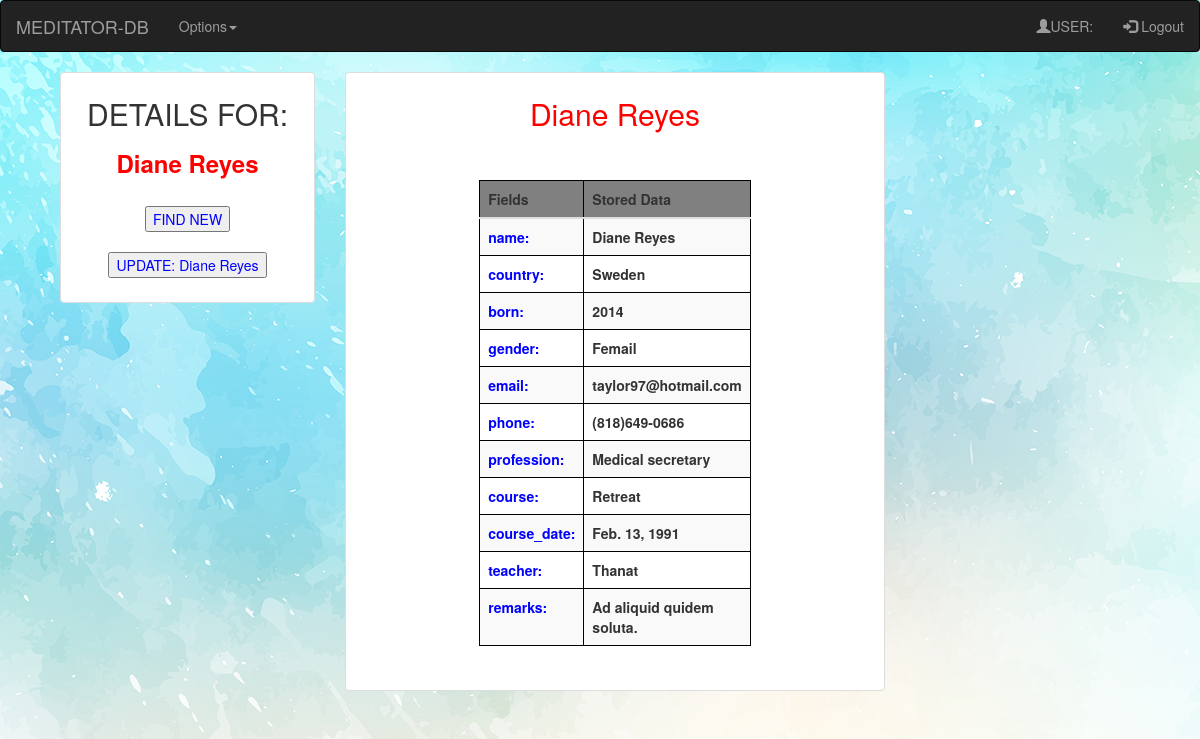
/db_app/9/, run on the app's committed database.
### db_app/models.py (models this page shows, shortened)
class Meditator(models.Model):
    name = models.CharField(max_length=264)
    country = models.CharField(max_length=120)
    born = models.CharField(max_length=20)
    gender = models.CharField(max_length=10, null=True)
    email = models.EmailField(max_length=60, unique=True)
    phone = models.CharField(max_length=60)
    profession = models.CharField(max_length=60)
    course = models.CharField(max_length=60)
    course_date = models.DateField()
    teacher = models.CharField(max_length=60)
    remarks = models.TextField(max_length=1000, blank=True)

### db_app/views.py (the view)
# urls.py: url(r'^(?P<meditator_id>[0-9]+)/$', views.detail, name='detail'),
def detail(request, meditator_id):
    print("This is request for id", request, meditator_id)
    meditator = get_object_or_404(Meditator, id=meditator_id)
    fields = [f.name for f in Meditator._meta.get_fields()]
    usern = request.user.username
    return render(request, 'db_app/detail.html', {'meditator': meditator, 'fields':fields, 'username':usern})

### templates/db_app/detail.html (shortened to what this page needs)
{% extends "db_app/baseDBapp.html" %}
{% load staticfiles %}
 {% block body_block %}
<div class="container" align="center">
	 <div class="col-xs-18 col-sm-6 col-md-3">
             <div class="thumbnail">
    <h2>DETAILS FOR:</h2>
    <h3 style="color:red"><strong>{{ meditator.name }}</strong></h3>
<br>
<form action="{% url 'db_app:find_meditator' %}" method="GET">
<input type="submit" style="color:blue" value="FIND NEW"><br>
</form>
<br>
<form action="#" method="GET">
<input type="submit" style="color:blue" value="UPDATE: {{meditator.name}}"><br>
</form>
  <br>
		</div>
	 </div>
<div class="col-xs-18 col-sm-6 col-md-6 col-lg-6">
             <div class="thumbnail">
				 <h2 style="color:red" >{{ meditator.name }}</h2>
				 <br><br>
 <table class="table table-striped" cellspacing="0" width="100%">
	 <thead style="background-color:grey">
    <tr>
      <th>Fields</th>
      <th>Stored Data</th>
    </tr>
  </thead>
  <tbody>
		<tr>
		<th style="color:blue">{{fields.1}}:</th>
		<th>{{ meditator.name }}</th>
		</tr>
        <tr>
		<th style="color:blue">{{fields.2}}:</th>
		<th>{{meditator.country}}</th>
		</tr>
        <th style="color:blue">{{fields.3}}:</th>
		<th>{{meditator.born}}</th>
        <tr>
		<th style="color:blue">{{fields.4}}:</th>
		<th>{{meditator.gender}}</th>
		</tr>
        <tr>
		<th style="color:blue">{{fields.5}}:</th>
		<th>{{meditator.email}}</th>
		</tr>
        <th style="color:blue">{{fields.6}}:</th>
		<th>{{meditator.phone}}</th>
        <tr>
		<th style="color:blue">{{fields.7}}:</th>
		<th>{{meditator.profession}}</th>
		</tr>
        <tr>
		<th style="color:blue">{{fields.8}}:</th>
		<th>{{meditator.course}}</th>
		</tr>
        <tr>
		<th style="color:blue">{{fields.9}}:</th>
		<th>{{meditator.course_date}}</th>
		</tr>
            <th style="color:blue">{{fields.10}}:</th>
		    <th>{{meditator.teacher}}</th>
            <th style="color:blue">{{fields.11}}:</th>
		    <th>{{meditator.remarks}}</th>
  </tbody>
 </table>
<br><br>
</div>
</div>
{% endblock %}

### static/css/main.css (style rules this page uses)
form, input [type="submit"] { color:blue; }
.table, th, td { border: 1px solid black; }
body { background:url('../images/blue.jpg') ; min-height:100%; background-size:cover; min-height:100%; }
.table { border-radius: 5px; width: 50%; margin: 0px auto; float: none; }
body { background-images:url('../images/paper.jpg') ; min-height:100%; background-size:cover; min-height:100%; }

### data on the page
Meditator: name "Diane Reyes", name "UPDATE: Diane Reyes", country "Sweden", born "2014", gender "Femail", email "taylor97@hotmail.com", phone "(818)649-0686", profession "Medical secretary", course "Retreat", course_date "Feb. 13, 1991", teacher "Thanat", remarks "Ad aliquid quidem soluta."

### other printed values
{{ fields.1 }} "name"
{{ fields.2 }} "country"
{{ fields.3 }} "born"
{{ fields.4 }} "gender"
{{ fields.5 }} "email"
{{ fields.6 }} "phone"
{{ fields.7 }} "profession"
{{ fields.8 }} "course"
{{ fields.9 }} "course_date"
{{ fields.10 }} "teacher"
{{ fields.11 }} "remarks"
